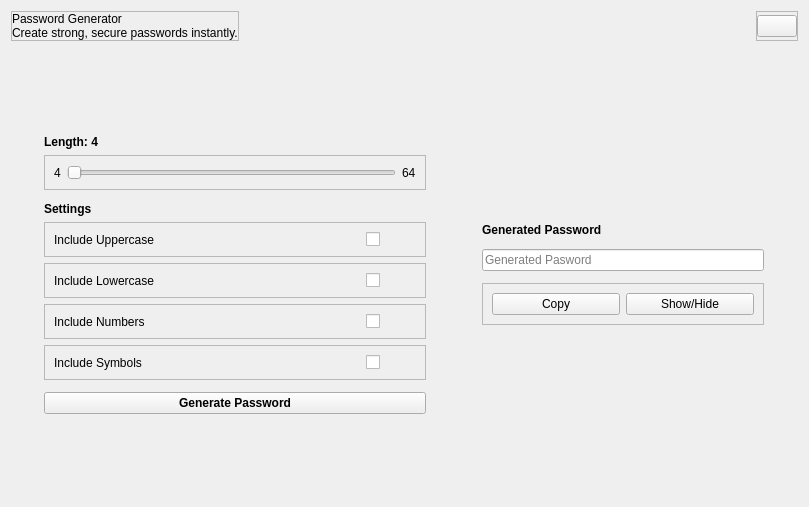
<?xml version='1.0' encoding='utf-8'?>
<ui version="4.0">
 <class>GeneratorComponent</class>
 <widget class="QCustomComponent" name="GeneratorComponent">
  <property name="geometry">
   <rect>
    <x>0</x>
    <y>0</y>
    <width>809</width>
    <height>507</height>
   </rect>
  </property>
  <property name="windowTitle">
   <string>CustomComponent</string>
  </property>
  <layout class="QVBoxLayout" name="verticalLayout">
   <item alignment="Qt::AlignmentFlag::AlignTop">
    <widget class="QWidget" name="header" native="true">
     <layout class="QHBoxLayout" name="horizontalLayout">
      <property name="spacing">
       <number>10</number>
      </property>
      <property name="leftMargin">
       <number>0</number>
      </property>
      <property name="topMargin">
       <number>0</number>
      </property>
      <property name="rightMargin">
       <number>0</number>
      </property>
      <property name="bottomMargin">
       <number>0</number>
      </property>
      <item alignment="Qt::AlignmentFlag::AlignLeft">
       <widget class="QFrame" name="frame">
        <property name="frameShape">
         <enum>QFrame::Shape::StyledPanel</enum>
        </property>
        <property name="frameShadow">
         <enum>QFrame::Shadow::Raised</enum>
        </property>
        <layout class="QVBoxLayout" name="verticalLayout_2">
         <property name="spacing">
          <number>0</number>
         </property>
         <property name="leftMargin">
          <number>0</number>
         </property>
         <property name="topMargin">
          <number>0</number>
         </property>
         <property name="rightMargin">
          <number>0</number>
         </property>
         <property name="bottomMargin">
          <number>0</number>
         </property>
         <item>
          <widget class="QLabel" name="welcomeName">
           <property name="text">
            <string>Password Generator</string>
           </property>
          </widget>
         </item>
         <item>
          <widget class="QLabel" name="welcomeMessage">
           <property name="text">
            <string>Create strong, secure passwords instantly.</string>
           </property>
           <property name="wordWrap">
            <bool>false</bool>
           </property>
          </widget>
         </item>
        </layout>
       </widget>
      </item>
      <item>
       <spacer name="horizontalSpacer">
        <property name="orientation">
         <enum>Qt::Orientation::Horizontal</enum>
        </property>
        <property name="sizeHint" stdset="0">
         <size>
          <width>40</width>
          <height>20</height>
         </size>
        </property>
       </spacer>
      </item>
      <item alignment="Qt::AlignmentFlag::AlignRight">
       <widget class="QFrame" name="frame_2">
        <property name="frameShape">
         <enum>QFrame::Shape::StyledPanel</enum>
        </property>
        <property name="frameShadow">
         <enum>QFrame::Shadow::Raised</enum>
        </property>
        <layout class="QHBoxLayout" name="horizontalLayout_3">
         <property name="spacing">
          <number>10</number>
         </property>
         <property name="leftMargin">
          <number>0</number>
         </property>
         <property name="topMargin">
          <number>0</number>
         </property>
         <property name="rightMargin">
          <number>0</number>
         </property>
         <property name="bottomMargin">
          <number>0</number>
         </property>
         <item>
          <widget class="QPushButton" name="addBtn">
           <property name="text">
            <string />
           </property>
           <property name="icon">
            <iconset resource="../Qss/icons/_icons.qrc">
             <normaloff>:/font_awesome_solid/icons/font_awesome/solid/plus.png</normaloff>:/font_awesome_solid/icons/font_awesome/solid/plus.png</iconset>
           </property>
          </widget>
         </item>
        </layout>
       </widget>
      </item>
     </layout>
    </widget>
   </item>
   <item>
    <widget class="QCustomHorizontalSeparator" name="customHorizontalSeparator_3" />
   </item>
   <item alignment="Qt::AlignmentFlag::AlignHCenter">
    <widget class="QWidget" name="widget_3" native="true">
     <property name="sizePolicy">
      <sizepolicy hsizetype="Preferred" vsizetype="Expanding">
       <horstretch>0</horstretch>
       <verstretch>0</verstretch>
      </sizepolicy>
     </property>
     <layout class="QHBoxLayout" name="horizontalLayout_12">
      <property name="spacing">
       <number>19</number>
      </property>
      <property name="leftMargin">
       <number>10</number>
      </property>
      <property name="topMargin">
       <number>10</number>
      </property>
      <property name="rightMargin">
       <number>10</number>
      </property>
      <property name="bottomMargin">
       <number>10</number>
      </property>
      <item alignment="Qt::AlignmentFlag::AlignHCenter|Qt::AlignmentFlag::AlignVCenter">
       <widget class="QWidget" name="widget_2" native="true">
        <property name="minimumSize">
         <size>
          <width>400</width>
          <height>0</height>
         </size>
        </property>
        <property name="maximumSize">
         <size>
          <width>400</width>
          <height>16777215</height>
         </size>
        </property>
        <layout class="QVBoxLayout" name="verticalLayout_3">
         <item>
          <widget class="QLabel" name="lengthLabel">
           <property name="font">
            <font>
             <bold>true</bold>
            </font>
           </property>
           <property name="text">
            <string>Length: 4</string>
           </property>
          </widget>
         </item>
         <item>
          <widget class="QFrame" name="frame_3">
           <property name="frameShape">
            <enum>QFrame::Shape::StyledPanel</enum>
           </property>
           <property name="frameShadow">
            <enum>QFrame::Shadow::Raised</enum>
           </property>
           <layout class="QHBoxLayout" name="horizontalLayout_2">
            <item>
             <widget class="QLabel" name="label_2">
              <property name="text">
               <string>4</string>
              </property>
             </widget>
            </item>
            <item>
             <widget class="QSlider" name="lengthSlider">
              <property name="minimum">
               <number>4</number>
              </property>
              <property name="maximum">
               <number>64</number>
              </property>
              <property name="orientation">
               <enum>Qt::Orientation::Horizontal</enum>
              </property>
              <property name="tickPosition">
               <enum>QSlider::TickPosition::NoTicks</enum>
              </property>
             </widget>
            </item>
            <item>
             <widget class="QLabel" name="label_3">
              <property name="text">
               <string>64</string>
              </property>
             </widget>
            </item>
           </layout>
          </widget>
         </item>
         <item>
          <widget class="QCustomHorizontalSeparator" name="customHorizontalSeparator" />
         </item>
         <item>
          <widget class="QLabel" name="label_4">
           <property name="font">
            <font>
             <bold>true</bold>
            </font>
           </property>
           <property name="text">
            <string>Settings</string>
           </property>
          </widget>
         </item>
         <item>
          <widget class="QFrame" name="frame_4">
           <property name="frameShape">
            <enum>QFrame::Shape::StyledPanel</enum>
           </property>
           <property name="frameShadow">
            <enum>QFrame::Shadow::Raised</enum>
           </property>
           <layout class="QHBoxLayout" name="horizontalLayout_4">
            <item>
             <widget class="QLabel" name="label_5">
              <property name="text">
               <string>Include Uppercase</string>
              </property>
             </widget>
            </item>
            <item alignment="Qt::AlignmentFlag::AlignRight">
             <widget class="QCustomCheckBox" name="includeUppercaseSwitch">
              <property name="minimumSize">
               <size>
                <width>50</width>
                <height>0</height>
               </size>
              </property>
             </widget>
            </item>
           </layout>
          </widget>
         </item>
         <item>
          <widget class="QFrame" name="frame_5">
           <property name="frameShape">
            <enum>QFrame::Shape::StyledPanel</enum>
           </property>
           <property name="frameShadow">
            <enum>QFrame::Shadow::Raised</enum>
           </property>
           <layout class="QHBoxLayout" name="horizontalLayout_5">
            <item>
             <widget class="QLabel" name="label_6">
              <property name="text">
               <string>Include Lowercase</string>
              </property>
             </widget>
            </item>
            <item alignment="Qt::AlignmentFlag::AlignRight">
             <widget class="QCustomCheckBox" name="includeLowercaseSwitch">
              <property name="minimumSize">
               <size>
                <width>50</width>
                <height>0</height>
               </size>
              </property>
             </widget>
            </item>
           </layout>
          </widget>
         </item>
         <item>
          <widget class="QFrame" name="frame_6">
           <property name="frameShape">
            <enum>QFrame::Shape::StyledPanel</enum>
           </property>
           <property name="frameShadow">
            <enum>QFrame::Shadow::Raised</enum>
           </property>
           <layout class="QHBoxLayout" name="horizontalLayout_6">
            <item>
             <widget class="QLabel" name="label_7">
              <property name="text">
               <string>Include Numbers</string>
              </property>
             </widget>
            </item>
            <item alignment="Qt::AlignmentFlag::AlignRight">
             <widget class="QCustomCheckBox" name="includeNumbersSwitch">
              <property name="minimumSize">
               <size>
                <width>50</width>
                <height>0</height>
               </size>
              </property>
             </widget>
            </item>
           </layout>
          </widget>
         </item>
         <item>
          <widget class="QFrame" name="frame_7">
           <property name="frameShape">
            <enum>QFrame::Shape::StyledPanel</enum>
           </property>
           <property name="frameShadow">
            <enum>QFrame::Shadow::Raised</enum>
           </property>
           <layout class="QHBoxLayout" name="horizontalLayout_7">
            <item>
             <widget class="QLabel" name="label_8">
              <property name="text">
               <string>Include Symbols</string>
              </property>
             </widget>
            </item>
            <item alignment="Qt::AlignmentFlag::AlignRight">
             <widget class="QCustomCheckBox" name="includeSymbolsSwitch">
              <property name="minimumSize">
               <size>
                <width>50</width>
                <height>0</height>
               </size>
              </property>
             </widget>
            </item>
           </layout>
          </widget>
         </item>
         <item>
          <widget class="QCustomHorizontalSeparator" name="customHorizontalSeparator_2" />
         </item>
         <item>
          <widget class="QPushButton" name="generateButton">
           <property name="font">
            <font>
             <bold>true</bold>
            </font>
           </property>
           <property name="text">
            <string>Generate Password</string>
           </property>
           <property name="icon">
            <iconset resource="../Qss/icons/_icons.qrc">
             <normaloff>:/material_design/icons/material_design/generating_tokens.png</normaloff>:/material_design/icons/material_design/generating_tokens.png</iconset>
           </property>
          </widget>
         </item>
        </layout>
       </widget>
      </item>
      <item>
       <widget class="QCustomVerticalSeparator" name="customVerticalSeparator">
        <property name="maximumSize">
         <size>
          <width>16777215</width>
          <height>482</height>
         </size>
        </property>
       </widget>
      </item>
      <item alignment="Qt::AlignmentFlag::AlignVCenter">
       <widget class="QWidget" name="widget_4" native="true">
        <property name="minimumSize">
         <size>
          <width>300</width>
          <height>0</height>
         </size>
        </property>
        <layout class="QVBoxLayout" name="verticalLayout_4">
         <item>
          <widget class="QLabel" name="label_9">
           <property name="font">
            <font>
             <bold>true</bold>
            </font>
           </property>
           <property name="text">
            <string>Generated Password</string>
           </property>
          </widget>
         </item>
         <item>
          <widget class="QCustomHorizontalSeparator" name="customHorizontalSeparator_4" />
         </item>
         <item>
          <widget class="QLineEdit" name="generatedPasswordLineEdit">
           <property name="readOnly">
            <bool>true</bool>
           </property>
           <property name="placeholderText">
            <string>Generated Pasword</string>
           </property>
          </widget>
         </item>
         <item>
          <widget class="QCustomHorizontalSeparator" name="customHorizontalSeparator_5" />
         </item>
         <item>
          <widget class="QFrame" name="frame_8">
           <property name="frameShape">
            <enum>QFrame::Shape::StyledPanel</enum>
           </property>
           <property name="frameShadow">
            <enum>QFrame::Shadow::Raised</enum>
           </property>
           <layout class="QHBoxLayout" name="horizontalLayout_8">
            <item>
             <widget class="QPushButton" name="copyButton">
              <property name="text">
               <string>Copy</string>
              </property>
              <property name="icon">
               <iconset resource="../Qss/icons/_icons.qrc">
                <normaloff>:/material_design/icons/material_design/content_copy.png</normaloff>:/material_design/icons/material_design/content_copy.png</iconset>
              </property>
             </widget>
            </item>
            <item>
             <widget class="QPushButton" name="toggleVisibilityButton">
              <property name="text">
               <string>Show/Hide</string>
              </property>
              <property name="icon">
               <iconset resource="../Qss/icons/_icons.qrc">
                <normaloff>:/font_awesome_solid/icons/font_awesome/solid/eye-slash.png</normaloff>:/font_awesome_solid/icons/font_awesome/solid/eye-slash.png</iconset>
              </property>
             </widget>
            </item>
           </layout>
          </widget>
         </item>
        </layout>
       </widget>
      </item>
     </layout>
    </widget>
   </item>
  </layout>
 </widget>
 <customwidgets>
  <customwidget>
   <class>QCustomCheckBox</class>
   <extends>QCheckBox</extends>
   <header>Custom_Widgets.QCustomCheckBox</header>
  </customwidget>
  <customwidget>
   <class>QCustomHorizontalSeparator</class>
   <extends>QWidget</extends>
   <header>Custom_Widgets.QCustomHorizontalSeparator</header>
  </customwidget>
  <customwidget>
   <class>QCustomVerticalSeparator</class>
   <extends>QWidget</extends>
   <header>Custom_Widgets.QCustomVerticalSeparator</header>
  </customwidget>
  <customwidget>
   <class>QCustomComponent</class>
   <extends>QWidget</extends>
   <header>Custom_Widgets.QCustomComponent</header>
   <container>1</container>
  </customwidget>
 <customwidget><class>QPushButton</class><extends>QPushButton</extends><header location="global">Custom_Widgets.Theme.h</header><container>1</container></customwidget><customwidget><class>QLabel</class><extends>QLabel</extends><header location="global">Custom_Widgets.Theme.h</header><container>1</container></customwidget></customwidgets>
 <connections />
</ui>
